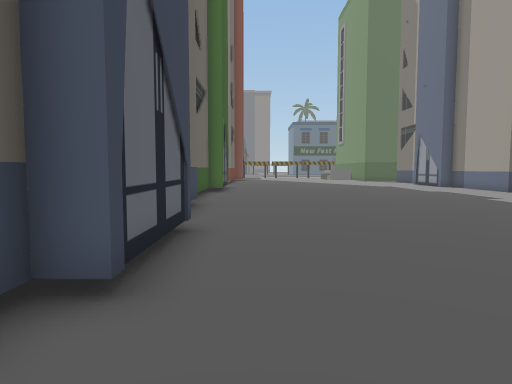
View 1 (above)

16 first-person views from a walk through a 3-D level made in the Unity game engine. The camera is 1.2 m above the floor, tilts 4° down and sees 75° across. The floor is counted in squares, 1 m on a side. Each view is taken from the middle of a square. On the plan, view 1 faces up. The plan holds only what a view shows up to about 14 squares ahead; the rest is blank. The place goes on beyond the plan. The player is left out. Some animated figures are left out. Some surface patterns are stand-ins.

View 2
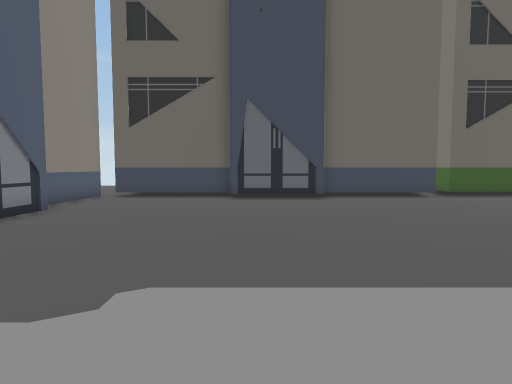

View 3
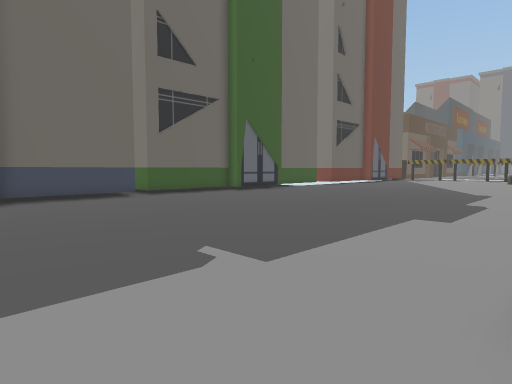

View 4
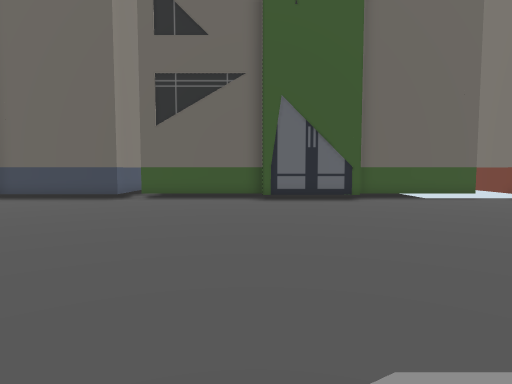

View 5
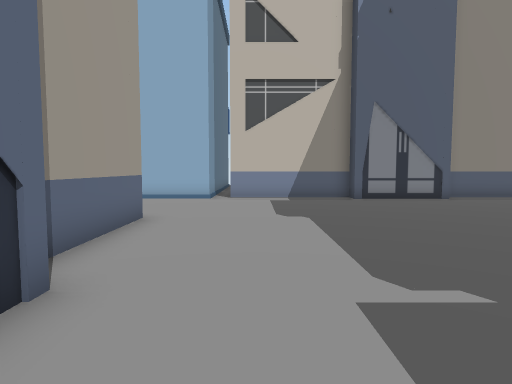

View 6
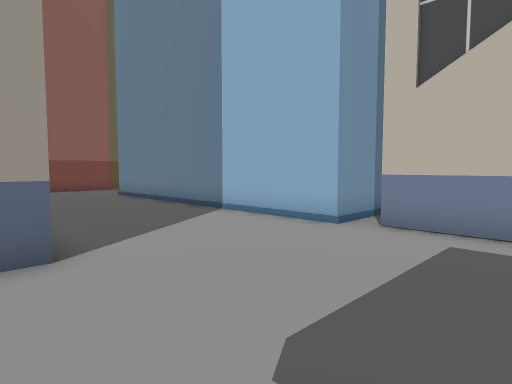

View 7
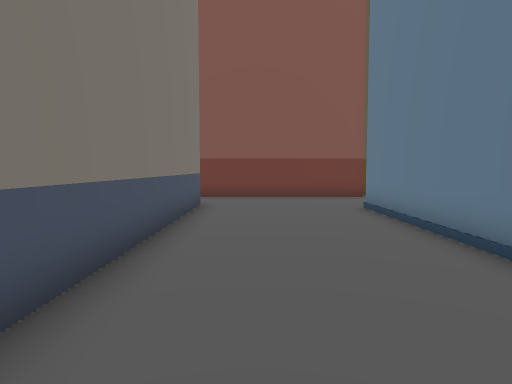

View 8
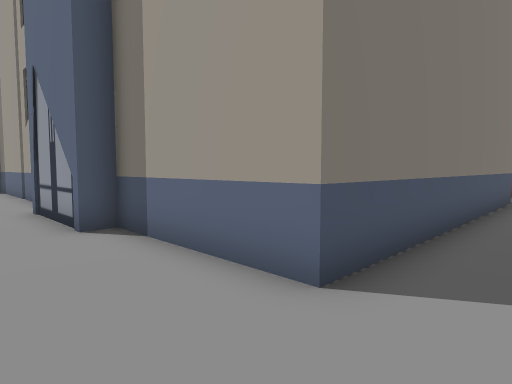

View 9
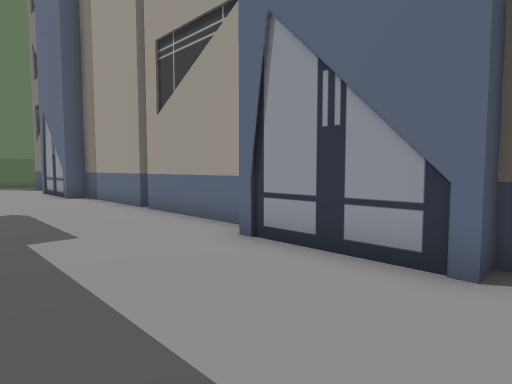

View 10
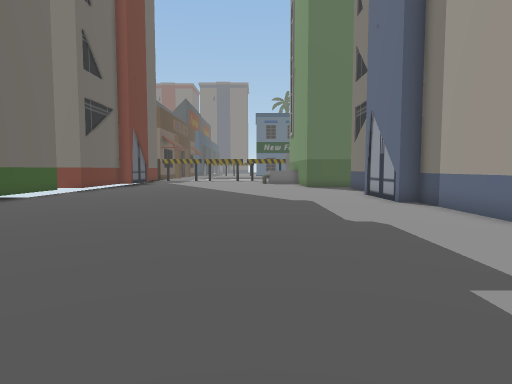

View 11
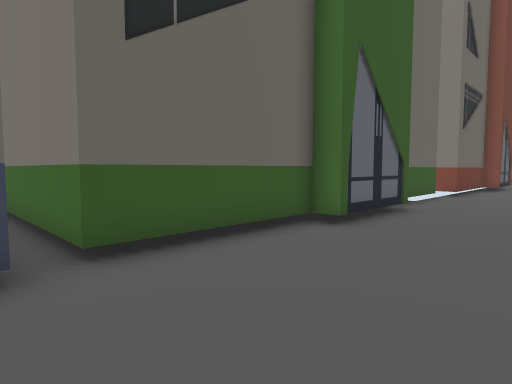

View 12
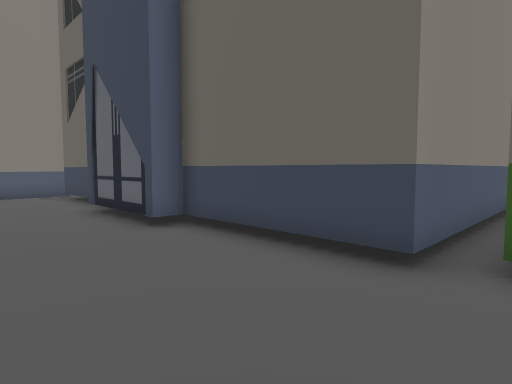

View 13
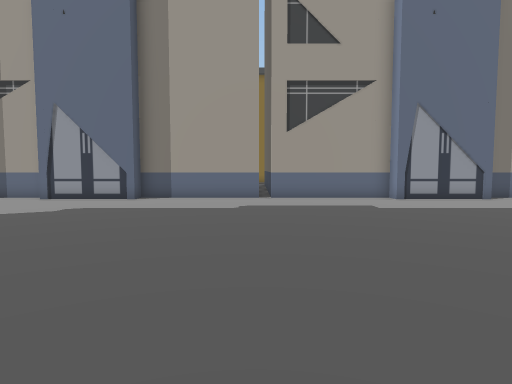

View 14
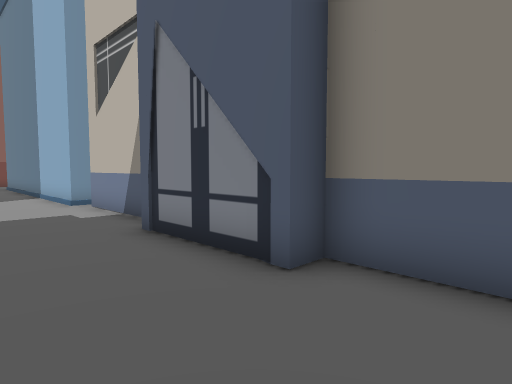

View 15
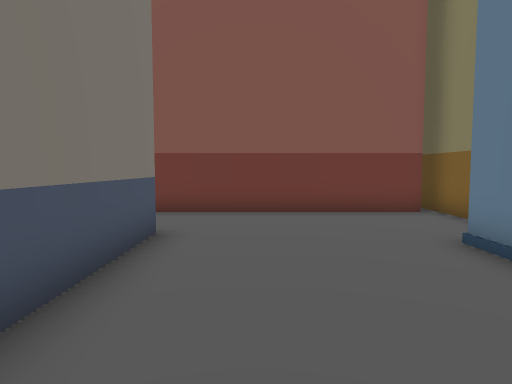

View 16
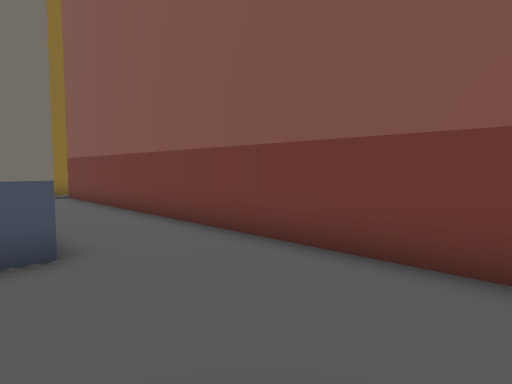

### Floor plan
Key: @ floor where view 1 was taken; . floor; B building.
Columns run from 8 left of view 1 to 27 right of it. Each row starts with its distance up from view 1.
 24      B.....     ....B
 23      B..............B
 22      B..............BB
 21       B..............B
 20       B..............B
 19       B..............B
 18       B..............B
 17      BB..............B
 16      B...............B
 15      B...............B
 14      B...............B
 13 BBBBBB...............B             B
 12  ....................B             B
 11 BBBBBBB.............BB            .B
 10       B.............B             .B
  9       B.............B             .B
  8       B.............BB            .B
  7       B..............B           ..B
  6        B.............B           ..B
  5        B.............B           ..B
  4        B.............B           ..B
  3       BB.............BBBBBBBBBBBB..B
  2       B............................B
  1       B............................B
  0       B.@..........................B
 -1       B............................B
 -2       B....BBBB....................B
 -3       BBBBBB  BBBBBBBBBBBBBBBBBB...B
 -4                     B             BB
 -5                     B

Where each view was taken, in squares from view 1:
view 1: 0 up, 0 right, facing up
view 2: 4 up, 12 right, facing left
view 3: 5 up, 12 right, facing up-left
view 4: 17 up, 11 right, facing left
view 5: 11 up, 10 right, facing down
view 6: 4 up, 8 right, facing down-right
view 7: 1 up, 13 right, facing right
view 8: 1 up, 10 right, facing up-right
view 9: 7 up, 8 right, facing up-right
view 10: 10 up, 7 right, facing up
view 11: 11 up, 2 right, facing up-left
view 12: 13 up, 2 right, facing down-left
view 13: 17 up, 1 left, facing right
view 14: 1 up, 0 right, facing down-right
view 15: 1 up, 18 right, facing right
view 16: 2 down, 23 right, facing up-right
